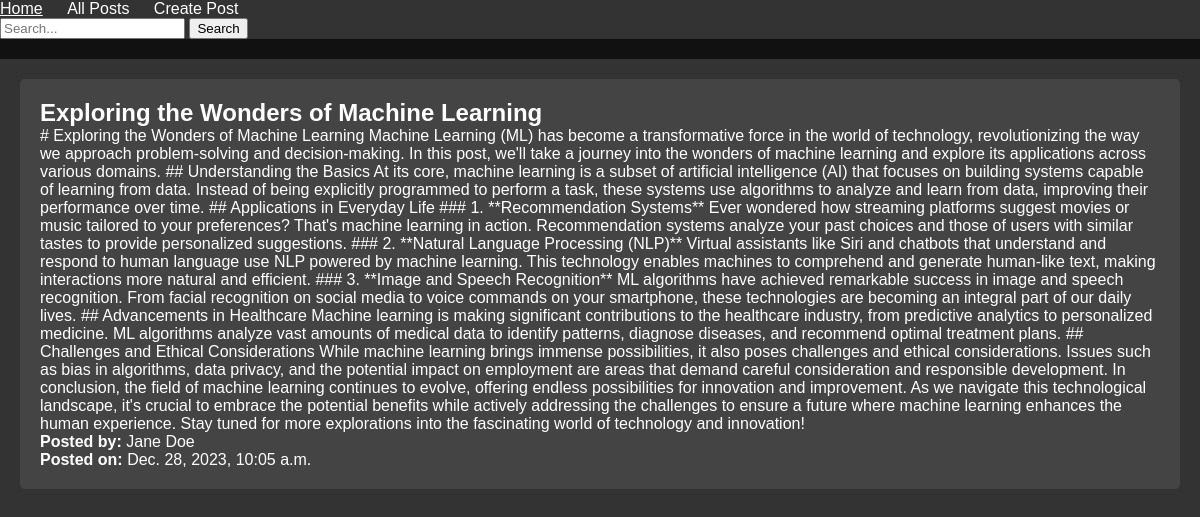
The app's page /post/4/ with its own data.
### blog/models.py (models this page shows, shortened)
class Post(models.Model):
    title = models.CharField(max_length=50)
    content = models.TextField(max_length=1000000)
    author = models.CharField(max_length=500)
    timestamp = models.DateTimeField(auto_now_add=True)
    categories = models.CharField(max_length=100, blank=True)
    tags = models.CharField(max_length=100, blank=True)

### blog/views.py (the view)
# urls.py: path('post/<str:pk>/', views.post, name="post"),
def post(request, pk):
    blogpost = Post.objects.get(id=pk)
    context = {'blogpost': blogpost}
    return render(request, 'blog/post.html', context)

### blog/templates/blog/post.html (shortened to what this page needs)
{% extends 'base.html' %}
{% load static %}
{% block content %}
    <div class="container mt-4">
        <div class="row">
            <div class="col-md-8 offset-md-2">
                <article class="single-post">
                    <h2 class="mb-3">{{ blogpost.title }}</h2>
                    <p class="mb-4">{{ blogpost.content }}</p>
                    <p>
                        <strong>Posted by:</strong> {{ blogpost.author }}
                        <br>
                        <strong>Posted on:</strong> {{ blogpost.timestamp }}
                    </p>
                </article>
            </div>
        </div>
    </div>
{% endblock %}

### blog/static/css/main.css (style rules this page uses)
body, h1, h2, h3, p, ul, li { margin: 0; padding: 0; }
body { font-family: Arial, sans-serif; background-color: #333; color: #fff; }

### records on screen
Post: title "Exploring the Wonders of Machine Learning", content "# Exploring the Wonders of Machine Learning Machine Learning (ML) has become a transformative force in the world of technology, revolutionizing the way we approach problem-solving and decision-making. In this post, we'll take a journey into the wonders of machine learning and explore its applications across various domains. ## Understanding the Basics At its core, machine learning is a subset of artificial intelligence (AI) that focuses on building systems capable of learning from data. Instead of being explicitly programmed to perform a task, these systems use algorithms to analyze and learn from data, improving their performance over time. ## Applications in Everyday Life ### 1.…", author "Jane Doe", timestamp "Dec. 28, 2023, 10:05 a.m."
